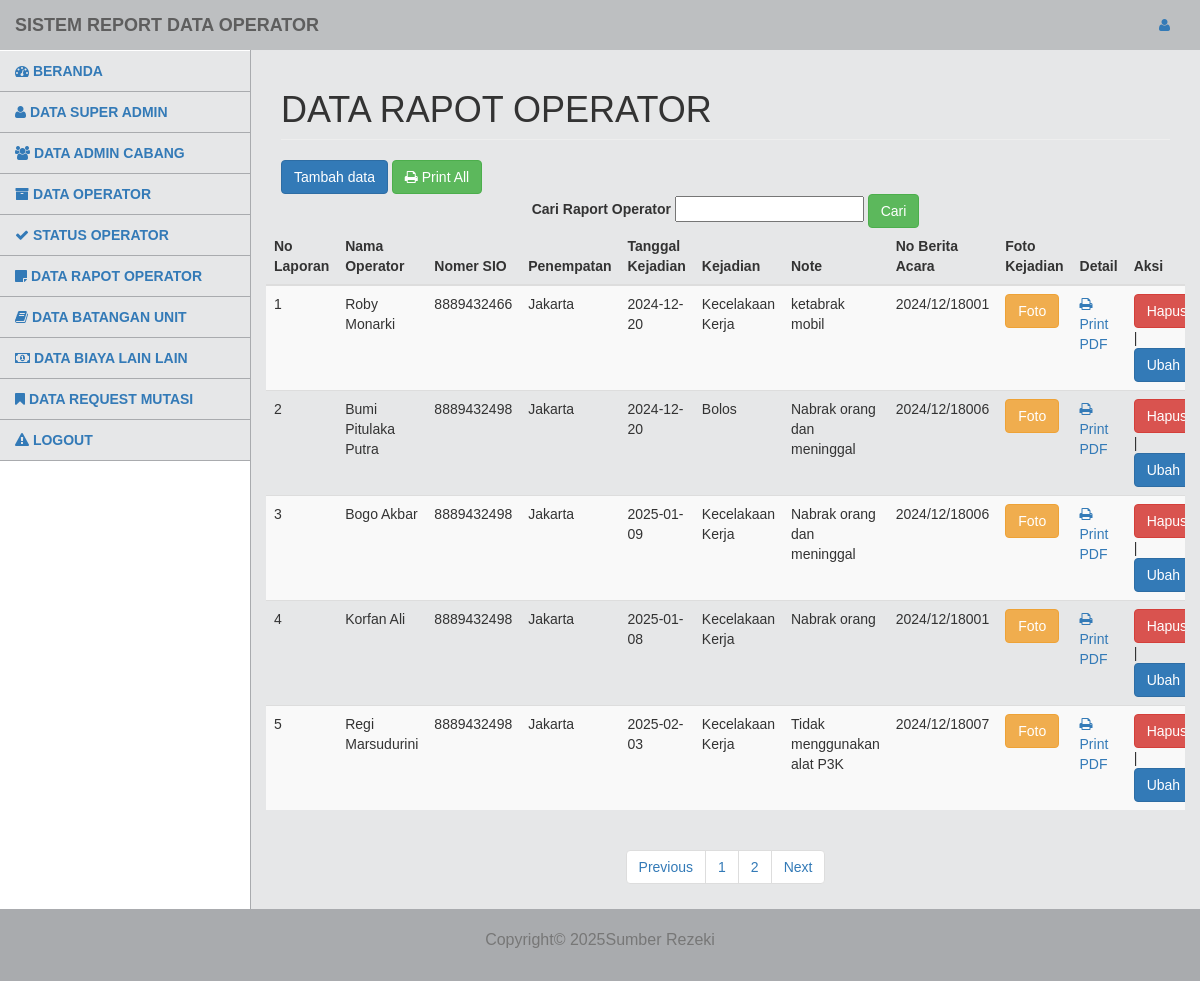
/admin/modul/rapot_opr/title.php (signed in), run on the app's committed database.
### tables this page shows
CREATE TABLE `tb_laporan` (
  `id_laporan` int(11) NOT NULL,
  `nama_operator_report` varchar(255) NOT NULL,
  `no_sio_opr` varchar(255) NOT NULL,
  `penempatan` varchar(255) NOT NULL,
  `tgl_kejadian` date NOT NULL,
  `kejadian` varchar(255) NOT NULL,
  `note` varchar(255) NOT NULL,
  `no_berita_acara` varchar(255) NOT NULL,
  `foto_kejadian` varchar(255) NOT NULL
);

### admin/modul/rapot_opr/paging.php (the view, shortened to what this page needs)
<?php
include '../koneksi.php';
$cabang_admin = $_SESSION['cabanginv'];
$jabatan_admin = $_SESSION['jabataninv'];
$batas = 5;
$halaman = isset($_GET['halaman']) ? (int)$_GET['halaman'] : 1;
$halaman_awal = ($halaman > 1) ? ($halaman * $batas) - $batas : 0;
$nomor = $halaman_awal + 1;
if (isset($_POST['go'])) {
    $cari = $_POST['cari'];
    if ($jabatan_admin == "Korcap") {
        $query = "SELECT * FROM tb_laporan WHERE (nama_operator_report LIKE ? OR no_sio_opr LIKE ?) AND penempatan = ? LIMIT ?, ?";
        $stmt = mysqli_prepare($koneksi, $query);
        $search = "%$cari%";
        mysqli_stmt_bind_param($stmt, 'ssssi', $search, $search, $cabang_admin, $halaman_awal, $batas);
        mysqli_stmt_execute($stmt);
        $result = mysqli_stmt_get_result($stmt);
    } else {
        $query = "SELECT * FROM tb_laporan WHERE (nama_operator_report LIKE ? OR no_sio_opr LIKE ?) LIMIT ?, ?";
        $stmt = mysqli_prepare($koneksi, $query);
        $search = "%$cari%";
        mysqli_stmt_bind_param($stmt, 'ssii', $search, $search, $halaman_awal, $batas);
        mysqli_stmt_execute($stmt);
        $result = mysqli_stmt_get_result($stmt);
    }
} else {
    if ($jabatan_admin == "Korcap") {
        $query = "SELECT * FROM tb_laporan WHERE penempatan = ? LIMIT ?, ?";
        $stmt = mysqli_prepare($koneksi, $query);
        mysqli_stmt_bind_param($stmt, 'sii', $cabang_admin, $halaman_awal, $batas);
        mysqli_stmt_execute($stmt);
        $result = mysqli_stmt_get_result($stmt);
    } else {
        $query = "SELECT * FROM tb_laporan LIMIT ?, ?";
        $stmt = mysqli_prepare($koneksi, $query);
        mysqli_stmt_bind_param($stmt, 'ii', $halaman_awal, $batas);
        mysqli_stmt_execute($stmt);
        $result = mysqli_stmt_get_result($stmt);
    }
}
foreach ($result as $row):
?>
<tr>
    <td><?php echo $nomor++; ?></td>
    <td><?php echo htmlspecialchars($row['nama_operator_report']); ?></td>
    <td><?php echo htmlspecialchars($row['no_sio_opr']); ?></td>
    <td><?php echo htmlspecialchars($row['penempatan']); ?></td>
    <td><?php echo htmlspecialchars($row['tgl_kejadian']); ?></td>
    <td><?php echo htmlspecialchars($row['kejadian']); ?></td>
    <td><?php echo htmlspecialchars($row['note']); ?></td>
    <td><?php echo htmlspecialchars($row['no_berita_acara']); ?></td>
    <td>
        <a href="?m=rapot_opr&s=detail_foto&id_laporan=<?php echo $row['id_laporan']; ?>">
            <button class="btn btn-warning">Foto</button>
        </a>
    </td>
    <td>
        <a href="?m=rapot_opr&s=export_pdf&id_laporan=<?php echo $row['id_laporan']; ?>">
            <i class="fa fa-print"></i> Print PDF
        </a>
    </td>
    <td>
        <a href="?m=rapot_opr&s=hapus&id_laporan=<?php echo $row['id_laporan']; ?>"
           onclick="return confirm('Yakin Akan dihapus?')">
            <button class="btn btn-danger">Hapus</button>
        </a> |
        <a href="?m=rapot_opr&s=ubah&id_laporan=<?php echo $row['id_laporan']; ?>"
            onclick="return confirm('Yakin Akan diedit?')">
            <button class="btn btn-primary">Ubah</button>
        </a>
    </td>
</tr>
<?php endforeach; ?>

### css/tampilanadmin.css (style rules this page uses)
body { font-family: Arial, sans-serif; }

### data on the page
tb_laporan: nama_operator_report "Roby Monarki", no_sio_opr "8889432466", penempatan "Jakarta", tgl_kejadian "2024-12-20", kejadian "Kecelakaan Kerja", note "ketabrak mobil", no_berita_acara "2024/12/18001"
tb_laporan: nama_operator_report "Bumi Pitulaka Putra", no_sio_opr "8889432498", penempatan "Jakarta", tgl_kejadian "2024-12-20", kejadian "Bolos", note "Nabrak orang dan meninggal", no_berita_acara "2024/12/18006"
tb_laporan: nama_operator_report "Bogo Akbar", no_sio_opr "8889432498", penempatan "Jakarta", tgl_kejadian "2025-01-09", kejadian "Kecelakaan Kerja", note "Nabrak orang dan meninggal", no_berita_acara "2024/12/18006"
tb_laporan: nama_operator_report "Korfan Ali", no_sio_opr "8889432498", penempatan "Jakarta", tgl_kejadian "2025-01-08", kejadian "Kecelakaan Kerja", note "Nabrak orang", no_berita_acara "2024/12/18001"
tb_laporan: nama_operator_report "Regi Marsudurini", no_sio_opr "8889432498", penempatan "Jakarta", tgl_kejadian "2025-02-03", kejadian "Kecelakaan Kerja", note "Tidak menggunakan alat P3K", no_berita_acara "2024/12/18007"
